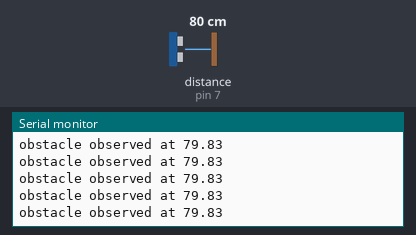
Simulated run of this sketch. Board: Arduino Uno, built with avr-gcc and run on an emulated ATmega328P. Shown: the last lines printed to the serial monitor. Wiring (inferred from the names in the program): ultrasonic range finder: trigger pin 6; echo pin 7. The test bench sets the inputs (shaded band); at power-on: distance to the obstacle (sensor on pin 7) 80 cm. The echo pulse lasts 58.3 µs per cm.

Above: at 1.2 s.
1.3 s: distance to the obstacle (sensor on pin 7) set to 2 cm
At 2.3 s:
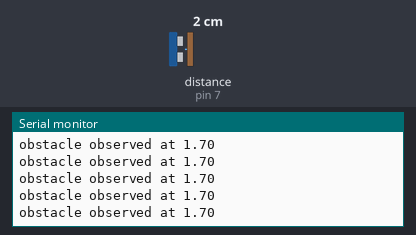
4.3 s: distance to the obstacle (sensor on pin 7) set to 18 cm
At 5.0 s:
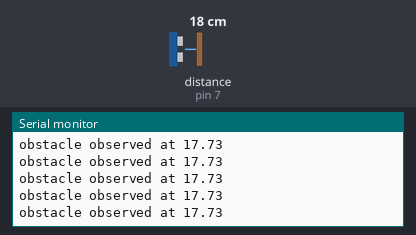
7.3 s: distance to the obstacle (sensor on pin 7) set to 4 cm
At 8.4 s:
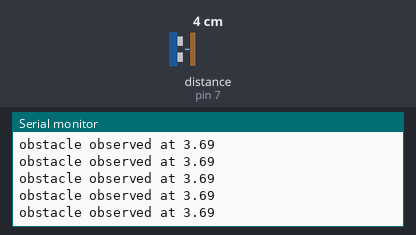
Timing chart, 0 to 10.3 s (numbered marks = the images above; inputs shaded):
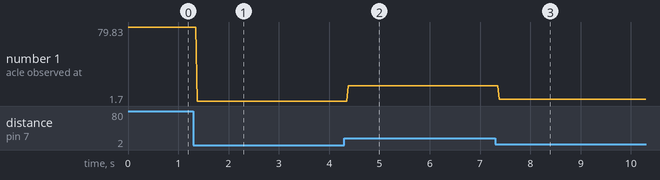

The sketch:

UltraSonicSensor.ino
```cpp
int trigPin = 6;
int echoPin = 7;

int minDistance = 0;
int maxDistance = 255;
int duration = 0;
float distance = 0;

void setup()
{
  Serial.begin(9600);
  pinMode(trigPin, OUTPUT);
  pinMode(echoPin, INPUT);
}

void loop()
{ //first we set the trigger pin low so that the sensor gets ready to send out a signal
  digitalWrite(trigPin, LOW);
  delayMicroseconds(2);

  //set it high for 10 microseconds - this tells the sensor to start measuring
  digitalWrite(trigPin, HIGH);
  delayMicroseconds(10);

  //finally we set it low which finishes sending the signal
  digitalWrite(trigPin, LOW);
  duration = pulseIn(echoPin, HIGH);

  distance = duration/58.2;

  if(distance > minDistance && distance < maxDistance)
  {
    Serial.print("obstacle observed at ");
    Serial.println(distance);
  }


}
```

Measured:
- after the input at 1.3 s, the serial monitor: prints a new line after 0.07 s (image 1)
- after the input at 4.3 s, the serial monitor: prints a new line after 0.08 s (image 2)
- after the input at 7.3 s, the serial monitor: prints a new line after 0.08 s (image 3)
- plotted number 1: 79.83 → 1.7 after the input at 1.3 s, 1.7 → 17.73 after the input at 4.3 s, 17.73 → 3.69 after the input at 7.3 s
